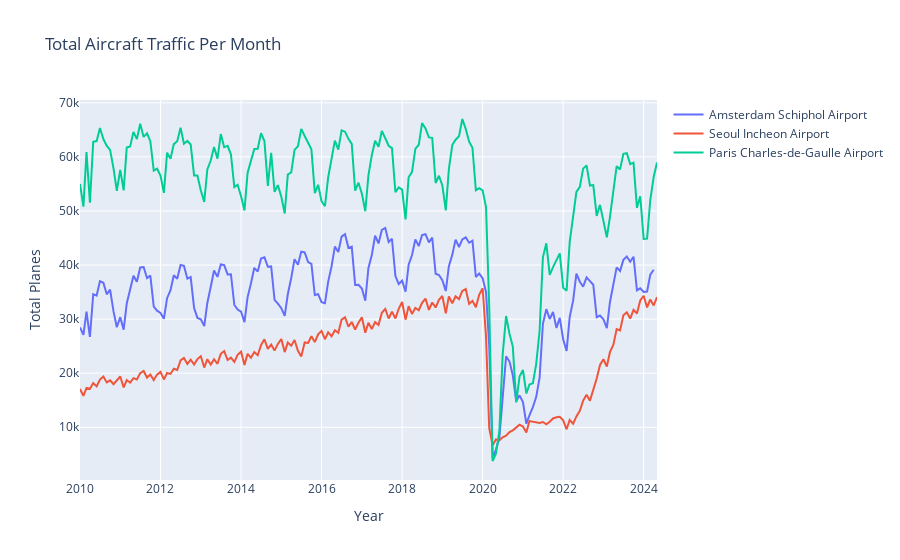

The cell this chart's notebook holds for it:
### Markdown cell above
Schiphol Airport has long been a cornerstone of the Dutch economy, given its strategic location near Amsterdam. The airport attracts a diverse range of travelers, including business professionals and tourists. This influx of visitors contributes significantly to the surrounding cities and the broader Dutch economy. According to the Schiphol Group, the airport directly supports around 68,000 jobs and contributes approximately 2 to 5 percent to the national GDP, highlighting its vital economic role  __[(Schiphol Economics 2021)](https://www.schiphol.nl/en/you-and-schiphol/page/prosperity-and-well-being/#:~:text=What's%20more%2C%20Schiphol%20accounts%20for,between%20120%2C000%20and%20360%2C000%20jobs.)__.

### Code cell
import plotly.graph_objs as go
import pandas as pd

# Load the data
data = 'Schiphol.csv'
data2 = 'Incheon.csv'
data3 = 'CDG.csv'

df = pd.read_csv(data)
df2 = pd.read_csv(data2)
df3 = pd.read_csv(data3)

# Convert 'Date' column to datetime
df['Date'] = pd.to_datetime(df['Date'])
df2['Date'] = pd.to_datetime(df2['Date'])
df3['Date'] = pd.to_datetime(df3['Date'])

# Filter data from 2010 onwards
df = df[df['Date'] >= '2010-01-01']
df2 = df2[df2['Date'] >= '2010-01-01']
df3 = df3[df3['Date'] >= '2010-01-01']

# Create the figure
fig = go.Figure()

# Add traces
fig.add_trace(go.Scatter(x=df['Date'], y=df['Total_Planes'],
                         mode='lines',
                         name='Amsterdam Schiphol Airport'))

fig.add_trace(go.Scatter(x=df2['Date'], y=df2['Total_Planes'],
                         mode='lines',
                         name='Seoul Incheon Airport'))

fig.add_trace(go.Scatter(x=df3['Date'], y=df3['Total_Planes'],
                         mode='lines',
                         name='Paris Charles-de-Gaulle Airport'))

# Update layout
fig.update_layout(
    title='Total Aircraft Traffic Per Month',
    xaxis_title='Year',
    yaxis_title='Total Planes'
)

# Show the figure
fig.show()

### Figure 1 — Plotly figure (JSON) as saved in the notebook; plotly's stock layout.template omitted (floating-point values rounded to 4 significant figures; data arrays with more than 128 entries replaced by an {"elided": "..."} marker saying what was removed)
{"data": [{"mode": "lines", "name": "Amsterdam Schiphol Airport", "type": "scatter", "x": {"elided": "172 str values"}, "y": {"elided": "172 int values"}}, {"mode": "lines", "name": "Seoul Incheon Airport", "type": "scatter", "x": {"elided": "173 str values"}, "y": {"elided": "173 int values"}}, {"mode": "lines", "name": "Paris Charles-de-Gaulle Airport", "type": "scatter", "x": {"elided": "173 str values"}, "y": {"elided": "173 int values"}}], "layout": {"title": {"text": "Total Aircraft Traffic Per Month"}, "xaxis": {"title": {"text": "Year"}}, "yaxis": {"title": {"text": "Total Planes"}}}}
